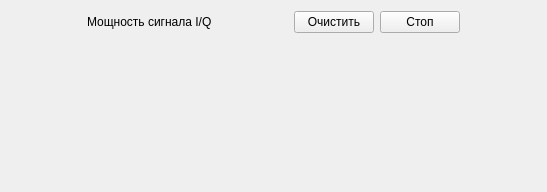
<?xml version="1.0" encoding="UTF-8"?>
<ui version="4.0">
 <class>FramePower</class>
 <widget class="QFrame" name="FramePower">
  <property name="geometry">
   <rect>
    <x>0</x>
    <y>0</y>
    <width>547</width>
    <height>192</height>
   </rect>
  </property>
  <property name="windowTitle">
   <string>Frame</string>
  </property>
  <layout class="QVBoxLayout" name="verticalLayout">
   <item>
    <layout class="QHBoxLayout" name="horizontalLayout">
     <item>
      <spacer name="horizontalSpacer_3">
       <property name="orientation">
        <enum>Qt::Horizontal</enum>
       </property>
       <property name="sizeHint" stdset="0">
        <size>
         <width>40</width>
         <height>20</height>
        </size>
       </property>
      </spacer>
     </item>
     <item>
      <widget class="QLabel" name="label">
       <property name="text">
        <string>Мощность сигнала I/Q</string>
       </property>
      </widget>
     </item>
     <item>
      <spacer name="horizontalSpacer">
       <property name="orientation">
        <enum>Qt::Horizontal</enum>
       </property>
       <property name="sizeHint" stdset="0">
        <size>
         <width>40</width>
         <height>20</height>
        </size>
       </property>
      </spacer>
     </item>
     <item>
      <widget class="QPushButton" name="buttonClear">
       <property name="text">
        <string>Очистить</string>
       </property>
      </widget>
     </item>
     <item>
      <widget class="QPushButton" name="pushButton_2">
       <property name="text">
        <string>Стоп</string>
       </property>
      </widget>
     </item>
     <item>
      <spacer name="horizontalSpacer_2">
       <property name="orientation">
        <enum>Qt::Horizontal</enum>
       </property>
       <property name="sizeHint" stdset="0">
        <size>
         <width>40</width>
         <height>20</height>
        </size>
       </property>
      </spacer>
     </item>
    </layout>
   </item>
   <item>
    <widget class="QCustomPlot" name="plotterPower" native="true"/>
   </item>
  </layout>
 </widget>
 <customwidgets>
  <customwidget>
   <class>QCustomPlot</class>
   <extends>QWidget</extends>
   <header location="global">qcustomplot/qcustomplot.h</header>
   <container>1</container>
  </customwidget>
 </customwidgets>
 <resources/>
 <connections/>
</ui>
